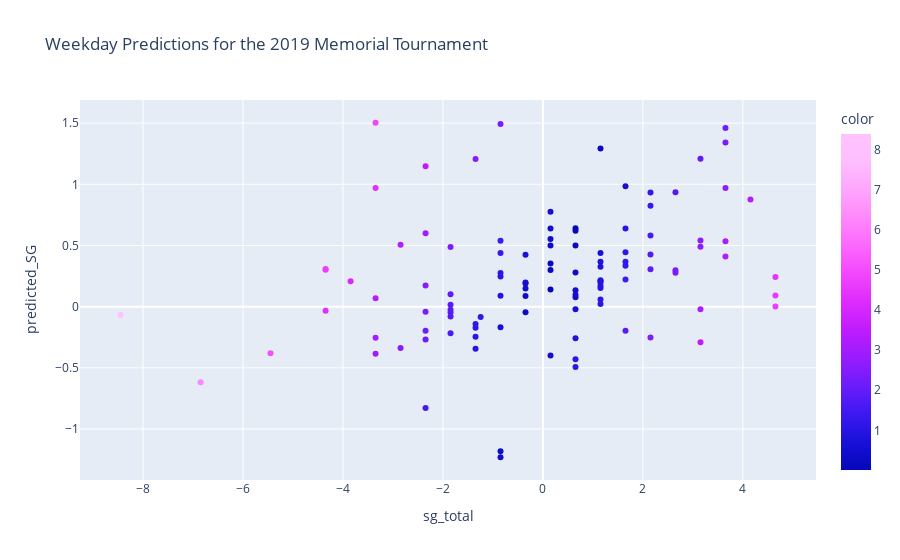

Notebook source saved alongside this figure:
### Markdown cell above
Create the plotly graphs. Color is the residual of the guess (how good or bad the guess was). Y-axis is the model's prediction, X-axis is what they actually shot in terms of strokes gained.

### Code cell
px.scatter(data_frame=ThursFri, x='sg_total', y = 'predicted_SG', color=abs(ThursFri['residuals']), 
           color_continuous_scale=px.colors.sequential.Plotly3,
           hover_name = 'player_name', title='Weekday Predictions for the 2019 Memorial Tournament')

### Figure 1 — Plotly figure (JSON) as saved in the notebook; plotly's stock layout.template omitted (floating-point values rounded to 4 significant figures)
{"data": [{"hovertemplate": "<b>%{hovertext}</b><br><br>sg_total=%{x}<br>predicted_SG=%{y}<br>color=%{marker.color}<extra></extra>", "hovertext": ["An, Byeong Hun", "Ancer, Abraham", "Aphibarnrat, Kiradech", "Armour, Ryan", "Baddeley, Aaron", "Bradley, Keegan", "Brown, Scott", "Burgoon, Bronson", "Burns, Sam", "Cabrera Bello, Rafa", "Cantlay, Patrick", "Cauley, Bud", "Champ, Cameron", "Choi, K.J.", "Conners, Corey", "Cook, Austin", "Dahmen, Joel", "Day, Jason", "DeChambeau, Bryson", "Donald, Luke", "Dufner, Jason", "Els, Ernie", "Every, Matt", "Finau, Tony", "Fitzpatrick, Matthew", "Fowler, Rickie", "Furyk, Jim", "Garnett, Brice", "Gay, Brian", "Glover, Lucas", "Gooch, Talor", "Grace, Branden", "Grillo, Emiliano", "Haas, Bill", "Hadley, Chesson", "Hadwin, Adam", "Harman, Brian", "Hatton, Tyrrell", "Hoffman, Charley", "Holmes, J.B.", "Homa, Max", "Horschel, Billy", "Hossler, Beau", "Howell III, Charles", "Im, Sungjae", "Jones, Matt", "Kang, Sung", "Kaymer, Martin", "Kim, Michael", "Kim, Si Woo", "Kim, Whee", "Kisner, Kevin", "Kizzire, Patton", "Knox, Russell", "Kokrak, Jason", "Kraft, Kelly", "Kuchar, Matt", "Lahiri, Anirban", "Landry, Andrew", "Lee, Danny", "Lee, Kyoung-Hoon", "Leishman, Marc", "Lingmerth, David", "List, Luke", "Long, Adam", "Malnati, Peter", "Matsuyama, Hideki", "McIlroy, Rory", "Merritt, Troy", "Mickelson, Phil", "Mitchell, Keith", "Moore, Ryan", "Niemann, Joaquin", "Noren, Alex", "Oosthuizen, Louis", "Ortiz, Carlos", "Perez, Pat", "Poston, J.T.", "Potter, Jr., Ted", "Putnam, Andrew", "Rose, Justin", "Ryder, Sam", "Sabbatini, Rory", "Schauffele, Xander", "Schenk, Adam", "Scott, Adam", "Smith, Cameron", "Spaun, J.J.", "Spieth, Jordan", "Stallings, Scott", "Stanley, Kyle", "Steele, Brendan", "Stenson, Henrik", "Streb, Robert", "Streelman, Kevin", "Stricker, Steve", "Stuard, Brian", "Taylor, Vaughn", "Thomas, Justin", "Thompson, Michael", "Trainer, Martin", "Uihlein, Peter", "Varner III, Harold", "Vegas, Jhonattan", "Watney, Nick", "Willett, Danny", "Wise, Aaron", "Woodland, Gary", "Woods, Tiger"], "legendgroup": "", "marker": {"color": [0.2002, 0.3726, 1.318, 1.13, 0.9431, 2.335, 1.103, 1.207, 8.382, 0.01126, 2.192, 3.242, 2.306, 1.081, 1.429, 3.173, 0.7842, 3.496, 0.487, 1.161, 1.849, 5.069, 3.093, 4.317, 0.1474, 2.311, 1.013, 0.6791, 1.864, 0.6247, 4.056, 1.176, 3.118, 1.63, 1.767, 0.7718, 2.403, 0.1518, 1.286, 1.004, 0.825, 1.286, 2.151, 3.354, 0.7135, 0.9553, 4.657, 4.651, 0.3828, 2.375, 0.3345, 0.9997, 2.079, 1.207, 0.3484, 2.511, 2.554, 0.9109, 2.964, 1.824, 4.56, 2.611, 0.3026, 4.65, 4.314, 0.01221, 0.6682, 2.341, 4.41, 2.947, 0.9809, 1.57, 0.5751, 0.5189, 0.03201, 1.8, 0.5381, 0.4965, 1.146, 2.663, 1.942, 1.846, 0.4003, 1.716, 0.4351, 2.682, 3.418, 0.9368, 3.276, 0.5554, 1.094, 0.551, 1.328, 1.52, 1.726, 0.5461, 0.6736, 2.354, 4.851, 0.9366, 6.23, 1.95, 2.52, 1.123, 1.093, 3.443, 1.386, 1.218, 0.1405], "coloraxis": "coloraxis", "symbol": "circle"}, "mode": "markers", "name": "", "orientation": "v", "showlegend": false, "type": "scatter", "x": [0.152, 0.652, 1.652, 1.152, 1.152, -1.848, -1.348, -1.348, -8.45, 0.652, 3.652, 3.652, -2.348, 0.652, 1.652, 3.152, 1.152, -2.348, 0.152, -1.246, 1.652, -5.45, -3.348, -3.348, 0.152, 3.652, 1.652, -0.848, -1.848, 0.152, -3.848, -1.348, 3.652, -1.848, -1.848, -0.348, 2.152, 0.652, -0.848, -1.348, 1.152, 1.652, -2.348, -2.848, 1.152, 1.152, -4.348, 4.652, -0.848, 2.652, -0.848, 1.152, -2.348, 1.652, 0.152, -2.848, -1.348, 0.652, -3.348, -1.848, 4.652, 3.152, -0.348, -4.348, -4.348, 0.152, 1.652, -0.848, 4.652, -2.348, 1.152, 2.152, 0.652, 0.652, 0.652, -1.848, -0.348, -0.348, 0.652, 3.152, 3.152, 2.152, 0.152, 2.652, -0.348, 3.652, -3.348, -0.848, 4.152, 0.652, -0.848, 0.152, 2.152, -2.348, 2.152, -0.348, 0.652, 2.652, -3.348, 1.152, -6.848, -1.848, -2.348, -0.848, 1.152, 3.152, -0.848, 2.152, 1.152], "xaxis": "x", "y": [0.3522, 0.2794, 0.3337, 0.02191, 0.2089, 0.4872, -0.2454, -0.1415, -0.06849, 0.6407, 1.46, 0.4096, -0.04182, -0.4289, 0.2226, -0.02092, 0.3678, 1.148, 0.639, -0.08537, -0.1966, -0.3807, -0.2549, 0.9691, 0.2994, 1.341, 0.6391, -0.1689, 0.01608, 0.7767, 0.2083, -0.1722, 0.5344, -0.2182, -0.08097, 0.4238, -0.2513, 0.5002, 0.438, -0.3442, 0.327, 0.3663, -0.1973, 0.5065, 0.4385, 0.1967, 0.3088, 0.0008138, -1.231, 0.2773, -1.183, 0.1523, -0.2694, 0.4446, 0.5004, -0.3372, 1.206, -0.2589, -0.3842, -0.02432, 0.09202, 0.5413, -0.04538, 0.3016, -0.03411, 0.1398, 0.9838, 1.493, 0.2422, 0.5992, 0.1711, 0.5822, 0.07694, 0.1331, 0.62, -0.04817, 0.1901, 0.1485, -0.4941, 0.4889, 1.21, 0.3061, 0.5523, 0.9361, 0.08714, 0.97, 0.0696, 0.0888, 0.8759, 0.09656, 0.2462, -0.399, 0.8245, -0.828, 0.4257, 0.1981, -0.02164, 0.2979, 1.503, 0.2154, -0.6182, 0.1016, 0.1722, 0.2748, 0.05872, -0.2907, 0.5383, 0.9338, 1.293], "yaxis": "y"}], "layout": {"coloraxis": {"colorbar": {"title": {"text": "color"}}, "colorscale": [[0, "#0508b8"], [0.08333, "#1910d8"], [0.1667, "#3c19f0"], [0.25, "#6b1cfb"], [0.3333, "#981cfd"], [0.4167, "#bf1cfd"], [0.5, "#dd2bfd"], [0.5833, "#f246fe"], [0.6667, "#fc67fd"], [0.75, "#fe88fc"], [0.8333, "#fea5fd"], [0.9167, "#febefe"], [1, "#fec3fe"]]}, "legend": {"tracegroupgap": 0}, "title": {"text": "Weekday Predictions for the 2019 Memorial Tournament"}, "xaxis": {"anchor": "y", "domain": [0, 1], "title": {"text": "sg_total"}}, "yaxis": {"anchor": "x", "domain": [0, 1], "title": {"text": "predicted_SG"}}}}
